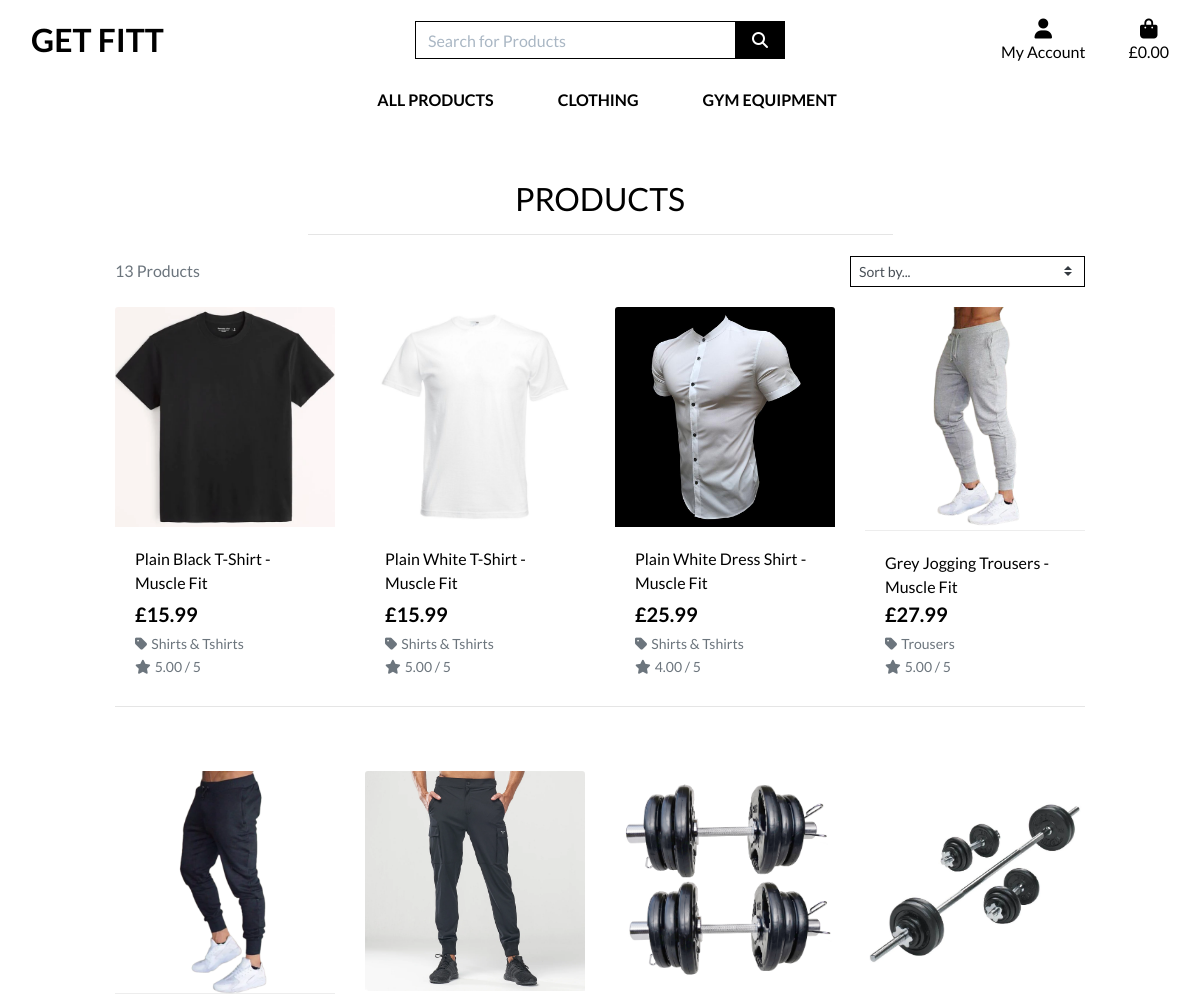
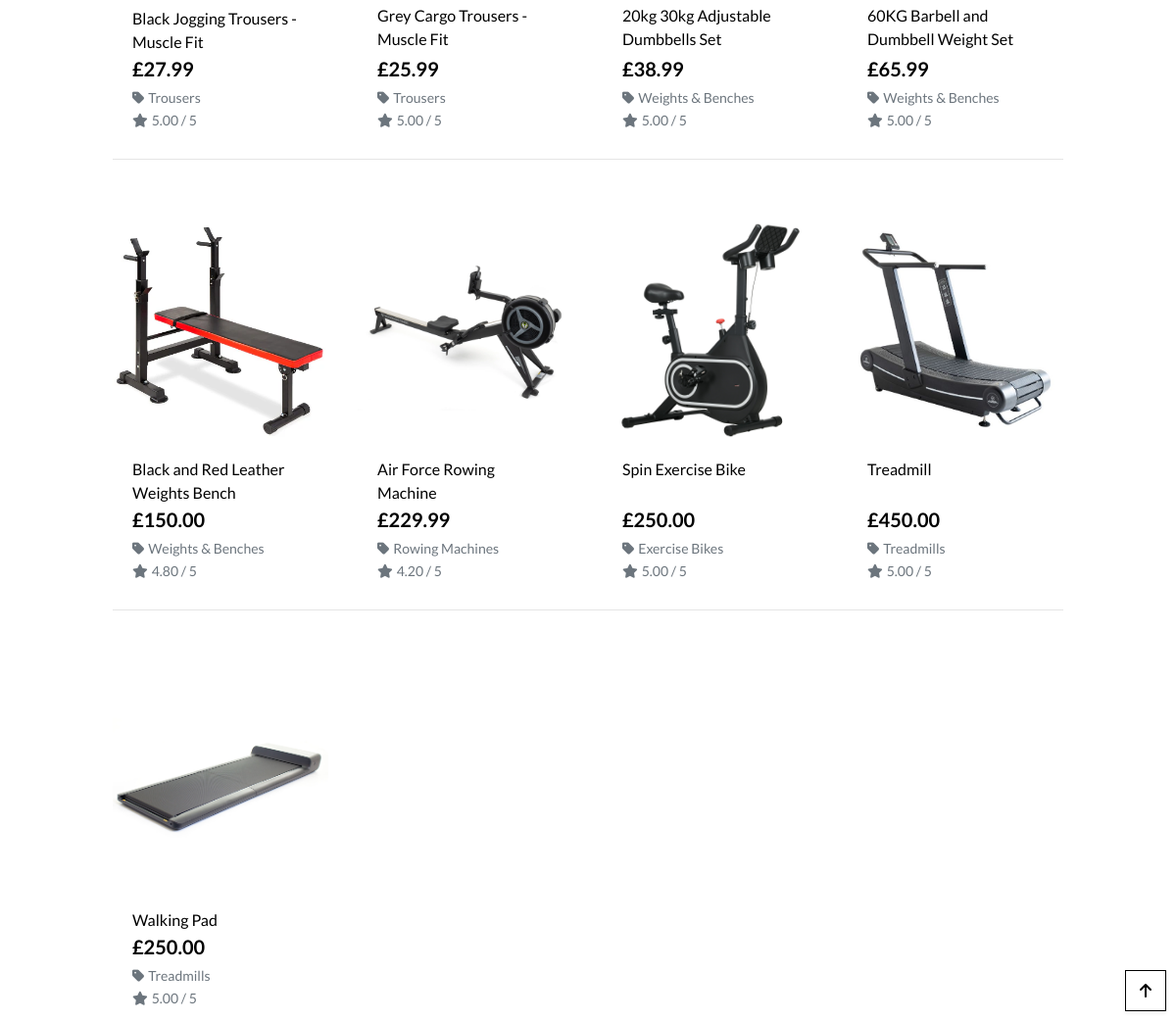
Screenshot of /products/ with the database file from the repository (2 pictures, top to bottom).
### products/models.py (models this page shows, shortened)
class Product(models.Model):
    category = models.ForeignKey('Category', null=True, blank=True, on_delete=models.SET_NULL)
    sku = models.CharField(max_length=254, null=True, blank=True)
    name = models.CharField(max_length=254)
    description = models.TextField()
    has_sizes = models.BooleanField(default=False, null=True, blank=True)
    price = models.DecimalField(max_digits=6, decimal_places=2)
    rating = models.DecimalField(max_digits=6, decimal_places=2, null=True, blank=True)
    image_url = models.URLField(max_length=1024, null=True, blank=True)
    image = models.ImageField(null=True, blank=True)

class Category(models.Model):
    class Meta:
        verbose_name_plural = 'Categories'
    name = models.CharField(max_length=254)
    friendly_name = models.CharField(max_length=254, null=True, blank=True)

### products/views.py (the view, shortened to what this page needs)
# urls.py: path('', views.all_products, name='products'),
def all_products(request):
    products = Product.objects.all()
    query = None
    categories = None
    sort = None
    direction = None
    current_sorting = f'{sort}_{direction}'
    context = {
        'products': products,
        'search_term': query,
        'current_categories': categories,
        'current_sorting': current_sorting,
    }
    return render(request, 'products/products.html', context)

### bag/contexts.py (called while the page is built, shortened)
def bag_contents(request):
    bag_items = []
    total = 0
    product_count = 0
    bag = request.session.get('bag', {})
    if total < settings.FREE_DELIVERY_THRESHOLD:
        delivery = total * Decimal(settings.STANDARD_DELIVERY_PERCENTAGE / 100)
        free_delivery_delta = settings.FREE_DELIVERY_THRESHOLD - total
    else:
        delivery = 0
        free_delivery_delta = 0
    grand_total = delivery + total
    context = {
        'bag_items': bag_items,
        'total': total,
        'product_count': product_count,
        'delivery': delivery,
        'free_delivery_delta': free_delivery_delta,
        'free_delivery_threshold': settings.FREE_DELIVERY_THRESHOLD,
        'grand_total': grand_total,
    }
    return context

### products/templates/products/products.html (shortened to what this page needs)
{% extends "base.html" %}
{% load static %}
{% block page_header %}
    <div class="container header-container">
    </div>
{% endblock %}
{% block content %}
    <div class="overlay"></div>
    <div class="container-fluid">
        <div class="row">
            <div class="col text-center mt-3">
                <h2 class="logo-font">Products</h2>
                <hr class="w-50 mb-1">
            </div>
        </div>
        <div class="row">
            <div class="product-container col-10 offset-1">
                <div class="row mt-1 mb-2">
                    <div class="col-12 col-md-6 my-auto order-md-last d-flex justify-content-center justify-content-md-end">
                        <div class="sort-select-wrapper w-50">
                            <select id="sort-selector" class="custom-select custom-select-sm rounded-0 border border-{% if current_sorting != 'None_None' %}info{% else %}black{% endif %}">
                                <option value="reset" {% if current_sorting == 'None_None' %}selected{% endif %}>Sort by...</option>
                            </select>
                        </div>
                    </div>
                    <div class="col-12 col-md-6 order-md-first">
                        <p class="text-muted mt-3 text-center text-md-left">
                            {{ products|length }} Products{% if search_term %} found for <strong>"{{ search_term }}"</strong>{% endif %}
                        </p>
                    </div>
                </div>
                <div class="row">
                    {% for product in products %}
                        <div class="col-sm-6 col-md-6 col-lg-4 col-xl-3">
                            <div class="card h-100 border-0">
                                {% if product.image %}
                                <a href="{% url 'product_detail' product.id %}">
                                    <img class="card-img-top img-fluid" src="{{ product.image.url }}" alt="{{ product.name }}">
                                </a>
                                {% else %}
                                <a href="{% url 'product_detail' product.id %}">
                                    <img class="card-img-top img-fluid" src="{{ MEDIA_URL }}noimage.png" alt="{{ product.name }}">
                                </a>
                                {% endif %}
                                <div class="card-body pb-0">
                                    <p class="mb-0">{{ product.name }}</p>
                                </div>
                                <div class="card-footer bg-white pt-0 border-0 text-left">
                                    <div class="row">
                                        <div class="col">
                                            <p class="lead mb-0 text-left font-weight-bold">£{{ product.price }}</p>
                                            {% if product.category %}
                                            <p class="small mt-1 mb-0">
                                                <a class="text-muted" href="{% url 'products' %}?category={{ product.category.name }}">
                                                    <i class="fas fa-tag mr-1"></i>{{ product.category.friendly_name }}
                                                </a>
                                            </p>
                                            {% endif %}
                                            {% if product.rating %}
                                                <small class="text-muted"><i class="fas fa-star mr-1"></i>{{ product.rating }} / 5</small>
                                            {% else %}
                                                <small class="text-muted">No Rating</small>
                                            {% endif %}
                                        </div>
                                    </div>
                                </div>
                            </div>
                        </div>
                        {% if forloop.counter|divisibleby:4 %}
                            <div class="col-12 d-none d-xl-block mb-5">
                                <hr>
                            </div>
                        {% endif %}
                    {% endfor %}
                </div>
            </div>
        </div>
    </div>
    <div class="btt-button shadow-sm rounded-0 border border-black">
        <a class="btt-link d-flex h-100">
            <i class="fas fa-arrow-up text-black mx-auto my-auto"></i>
        </a>
    </div>
{% endblock %}

### templates/base.html (shortened to what this page needs)
{% load static %}
<!doctype html>
<html lang="en">
  <head>
    {% block main_css %}
    <link rel="stylesheet" href="https://cdn.jsdelivr.net/npm/bootstrap@4.6.2/dist/css/bootstrap.min.css">
    <link rel="stylesheet" href="{% static 'css/base.css' %}">
    {% endblock %}
  </head>
  <body>
    <header class="container-fluid fixed-top">
      <div id="topnav" class="row bg-white pt-lg-2 d-none d-lg-flex">
        <div class="col col-12 col-lg-4 my-auto py-1 py-lg-0 text-center text-lg-left">
          <a href="{% url 'home' %}" class="nav-link main-logo-link">
            <h2 class="logo-font text-black my-0"><strong>Get Fitt</strong></h2>
          </a>
        </div>
        <div class="col col-12 col-lg-4 my-auto py-1 py-lg-0 text-center text-lg-left">
          <form action="{% url 'products' %}" method="GET">
            <div class="input-group w-100">
              <input type="text" name="q" placeholder="Search for Products" class="form-control border border-black rounded-0">
                <div class="input-group-append">
                  <button class="form-control btn btn-black border border-black rounded-0" type="submit">
                    <span class="icon">
                      <i class="fas fa-search"></i>
                    </span>
                  </button>
                </div>
            </div>
          </form>
        </div>
        <div class="col col-12 col-lg-4 my-auto py-1 py-lg-0 text-center text-lg-left">
          <ul class="list-inline list-unstyled text-center text-lg-right my-0">
            <li class="list-inline-item dropdown">
              <a href="#" class="text-black nav-link" id="user-options" data-toggle="dropdown" aria-haspopup="true" aria-expanded="false">
                <div class="text-center">
                  <div><i class="fas fa-user fa-lg"></i></div>
                  <p class="my-0">My Account</p>
                </div>
              </a>
            </li>
            <li class="list-inline-item">
              <a class="{% if grand_total %}text-info font-weight-bold{% else %}text-black{% endif %} nav-link" href="{% url 'view_bag' %}">
                <div class="text-center">
                  <div><i class="fas fa-shopping-bag fa-lg"></i></div>
                    <p class="my-0">
                      {% if grand_total %}
                        £{{ grand_total|floatformat:2 }}
                      {% else %}
                        £0.00
                      {% endif %}
                    </p>
                </div>
              </a>
            </li>
          </ul>
        </div>
      </div>
      <div class="row bg-white">
        <nav class="navbar navbar-expand-lg navbar-light w-100">
            {% include 'includes/mobile-top-header.html' %}
            {% include 'includes/main-nav.html' %}
        </nav>
      </div>
    </header>
    {% block page_header %}
    {% endblock %}
    {% block content %}
    {% endblock %}
  </body>
</html>

### templates/includes/mobile-top-header.html (shortened to what this page needs)
<ul>
  </ul>

### templates/includes/main-nav.html (shortened to what this page needs)
<div class="collapse navbar-collapse" id="main-nav">
    <ul class="navbar-nav w-auto mx-auto">
        <li class="nav-item dropdown">
            <a class="logo-font font-weight-bold nav-link text-black mr-5" href="#" id="all-products-link" data-toggle="dropdown" aria-haspopup="true" aria-expanded="false">
                All Products
            </a>
        </li>
        <li class="nav-item dropdown">
            <a class="logo-font font-weight-bold nav-link text-black mr-5" href="#" id="clothing-link" data-toggle="dropdown" aria-haspopup="true" aria-expanded="false">
                Clothing
            </a>
        </li>
        <li class="nav-item dropdown">
            <a class="logo-font font-weight-bold nav-link text-black mr-5" href="#" id="homeware-link" data-toggle="dropdown" aria-haspopup="true" aria-expanded="false">
                Gym Equipment
            </a>
            </li>
    </ul>
</div>

### static/css/base.css (style rules this page uses)
html { height: 100%; }
body { background: url('/media/homepage_background_cropped.jpg') no-repeat center fixed; background-size: cover; background-position: top right; height: calc(100vh - 164px); color: #000000; font-family: 'Lato'; }
.icon { align-items: center; display: inline-flex; justify-content: center; height: 1.5rem; width: 1.5rem; }
.logo-font { text-transform: uppercase; }
.main-logo-link { width: fit-content; }
.btn-black { background: black; color: white; }
.text-black { color: #000 !important; }
.border-black { border: 1px solid black !important; }
.overlay { height: 100%; width: 100%; top: 0; left: 0; position: fixed; background: white; z-index: -1; }
.btt-button { height: 42px; width: 42px; position: fixed; bottom: 10px; right: 10px; }
.btt-link, .update-link, .remove-item { cursor: pointer; }
input[name='q']::placeholder { color: #aab7c4; }
@media (min-width: 1200px) { .container { max-width: 80%; } }
@media (min-width: 992px) { .header-container { padding-top: 164px; } }

### rows the page displays
Product: image (picture), name "Plain Black T-Shirt - Muscle Fit", price "15.99", category.friendly_name "Shirts & Tshirts", rating "5.00"
Product: image (picture), name "Plain White T-Shirt - Muscle Fit", price "15.99", category.friendly_name "Shirts & Tshirts", rating "5.00"
Product: image (picture), name "Plain White Dress Shirt - Muscle Fit", price "25.99", category.friendly_name "Shirts & Tshirts", rating "4.00"
Product: image (picture), name "Grey Jogging Trousers - Muscle Fit", price "27.99", category.friendly_name "Trousers", rating "5.00"
Product: image (picture), name "Black Jogging Trousers - Muscle Fit", price "27.99", category.friendly_name "Trousers", rating "5.00"
Product: image (picture), name "Grey Cargo Trousers - Muscle Fit", price "25.99", category.friendly_name "Trousers", rating "5.00"
Product: image (picture), name "20kg 30kg Adjustable Dumbbells Set", price "38.99", category.friendly_name "Weights & Benches", rating "5.00"
Product: image (picture), name "60KG Barbell and Dumbbell Weight Set", price "65.99", category.friendly_name "Weights & Benches", rating "5.00"
Product: image (picture), name "Black and Red Leather Weights Bench", price "150.00", category.friendly_name "Weights & Benches", rating "4.80"
Product: image (picture), name "Air Force Rowing Machine", price "229.99", category.friendly_name "Rowing Machines", rating "4.20"
Product: image (picture), name "Spin Exercise Bike", price "250.00", category.friendly_name "Exercise Bikes", rating "5.00"
Product: image (picture), name "Treadmill", price "450.00", category.friendly_name "Treadmills", rating "5.00"
Product: image (picture), name "Walking Pad", price "250.00", category.friendly_name "Treadmills", rating "5.00"

### other values shown
{{ products|length }} "13"
